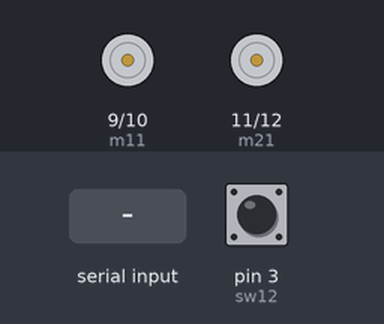
Bench run of a sketch on a simulated Arduino Uno, built with avr-gcc and run on an emulated ATmega328P. On the bench: motor-driver pin pairs drawn as motors (green arrow = first pin HIGH = forward, orange = second pin HIGH = backward, longer = more drive). The inputs (shaded band) are chosen by the test bench; at power-on: pin 3 (sw12) LOW.

Above: at 1.2 s.
1.3 s: "1" received over Serial
At 1.7 s:
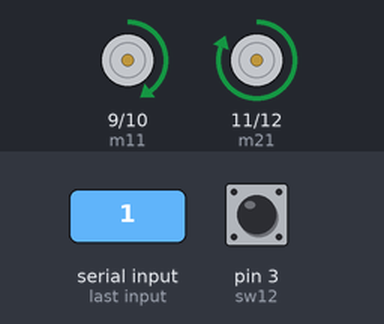
Timing chart, 0 to 4.3 s (numbered marks = the images above; inputs shaded):
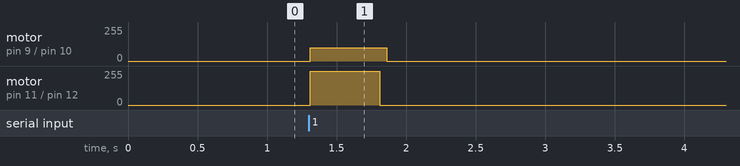

Measured:
- after the input at 1.3 s, motor on pin 9 (m11) / pin 10 (m12): stopped → forward 100/255 at once, → stopped 0.55 s later; motor on pin 11 (m21) / pin 12 (m22): stopped → forward 255/255 at once, → stopped 0.50 s later

The sketch:

arduinomotorcontroller.ino
```cpp
const int m11 = 9;
const int m12 = 10;
const int m21 = 11;
const int m22 = 12;
const int sw11 = 2;
const int sw12 = 3;
char data;

void setup() {
  // put your setup code here, to run once:
  Serial.begin(9600);
  pinMode(m11, OUTPUT);
  pinMode(m12, OUTPUT);
  pinMode(m21, OUTPUT);
  pinMode(m22, OUTPUT);
  pinMode(sw11, INPUT);
  pinMode(sw12, INPUT);
}

void loop() {
  // put your main code here, to run repeatedly:
  if(Serial.available() > 0) {
    data = Serial.read();
    char str[2];
    str[0] = data;
    str[1] = '\0';
    delay(10);
  }

  if(data == '1') {
    //raise();
    analogWrite(m11,100);
    //delay(50);
    slap();
    delay(50);
    drawbackSlap();
    delay(50);
    //lower();
    //delay(50);
    analogWrite(m11,0);
    data = '0';
  }
}

void raise() {
  digitalWrite(m11, HIGH);
  digitalWrite(m12, LOW);
  delay(600);
  digitalWrite(m11, LOW);
}

void slap() {
  digitalWrite(m21, HIGH);
  digitalWrite(m22, LOW);
  delay(500);
  digitalWrite(m21, LOW);
}

void drawbackSlap() {
  digitalWrite(m12, HIGH);
  digitalWrite(m11, LOW);
  while(digitalRead(sw12) == 1) {
    continue;
  }
  digitalWrite(m12, LOW);
}

void lower() {
  digitalWrite(m22, HIGH);
  digitalWrite(m21, LOW);
  while(digitalRead(sw12) == 0) {
    continue;
  }
  digitalWrite(m22, LOW);
}
```
